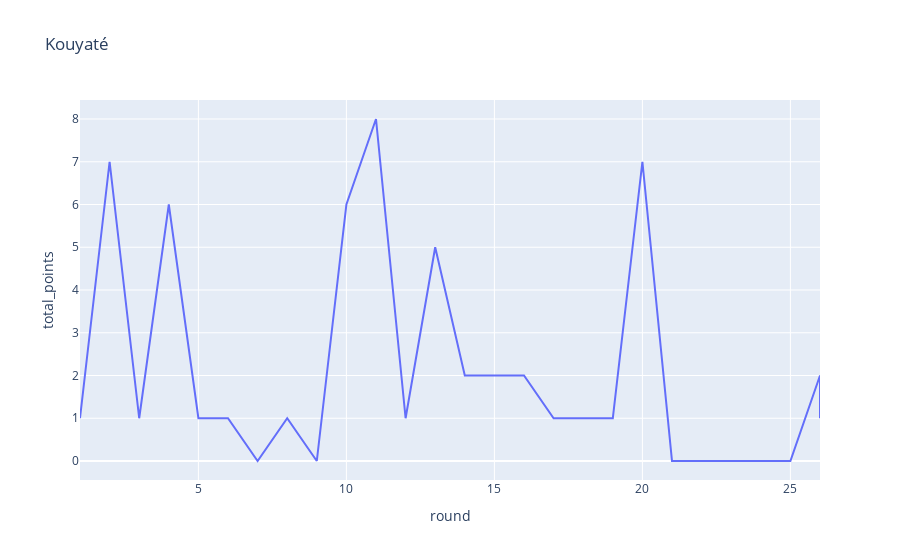

Here is the notebook cell this chart was saved with:
### Code cell
player_summary(150)

### Figure 1 — Plotly figure (JSON) as saved in the notebook; plotly's stock layout.template omitted (floating-point values rounded to 4 significant figures)
{"data": [{"hovertemplate": "round=%{x}<br>total_points=%{y}<extra></extra>", "legendgroup": "", "line": {"color": "#636efa", "dash": "solid"}, "mode": "lines", "name": "", "orientation": "v", "showlegend": false, "type": "scatter", "x": [1, 2, 3, 4, 5, 6, 7, 8, 9, 10, 11, 12, 13, 14, 15, 16, 17, 19, 20, 21, 22, 23, 24, 25, 26, 26], "xaxis": "x", "y": [1, 7, 1, 6, 1, 1, 0, 1, 0, 6, 8, 1, 5, 2, 2, 2, 1, 1, 7, 0, 0, 0, 0, 0, 2, 1], "yaxis": "y"}], "layout": {"legend": {"tracegroupgap": 0}, "title": {"text": "Kouyaté"}, "xaxis": {"anchor": "y", "domain": [0, 1], "title": {"text": "round"}}, "yaxis": {"anchor": "x", "domain": [0, 1], "title": {"text": "total_points"}}}}
